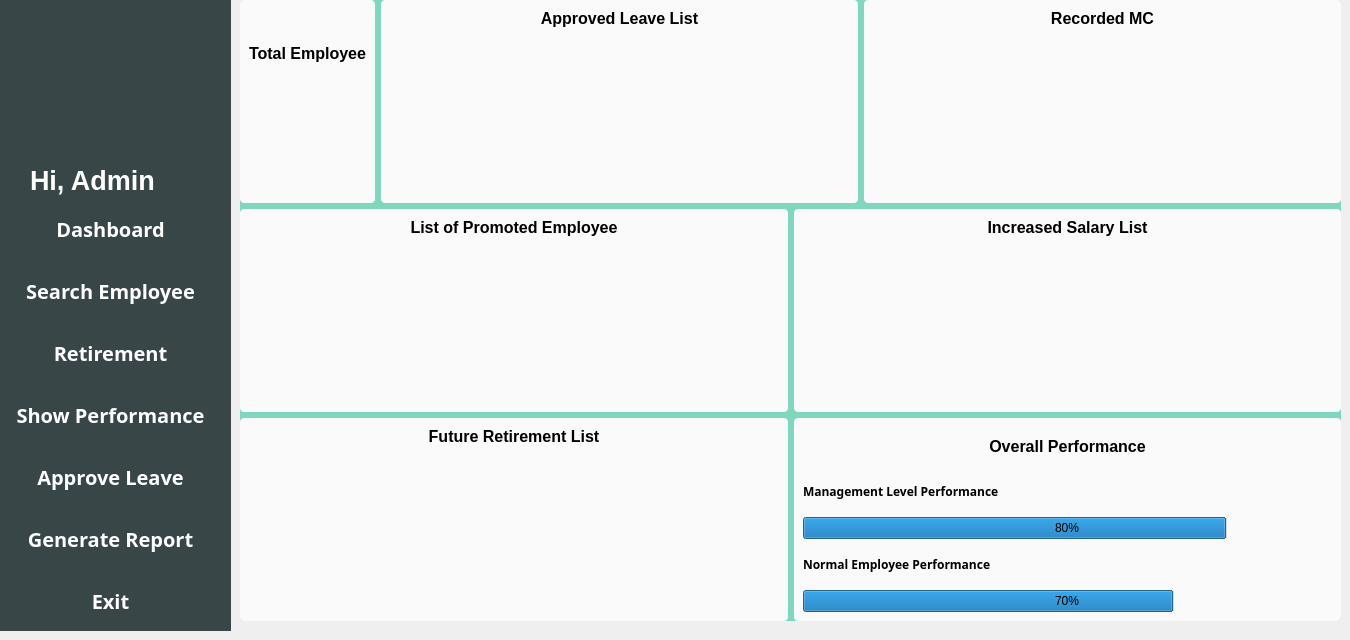
    <widget class="QWidget" name="dashboard">
     <widget class="QWidget" name="widget_2" native="true">
      <property name="geometry">
       <rect>
        <x>-10</x>
        <y>200</y>
        <width>241</width>
        <height>431</height>
       </rect>
      </property>
      <property name="styleSheet">
       <string notr="true">background-color: #394648;
</string>
      </property>
      <layout class="QVBoxLayout" name="verticalLayout_2">
       <item>
        <layout class="QVBoxLayout" name="verticalLayout">
         <item>
          <widget class="QPushButton" name="pushButton">
           <property name="font">
            <font>
             <family>Segoe UI Semibold</family>
             <pointsize>-1</pointsize>
             <weight>75</weight>
             <bold>true</bold>
             <underline>false</underline>
             <strikeout>false</strikeout>
            </font>
           </property>
           <property name="styleSheet">
            <string notr="true">background-color: #394648; /* Green */
  width: 100%;
  border: none;
  color: white;
  padding: 10px;
  text-align: center;
  text-decoration: none;
  font-size: 20px;
  margin: 4px 2px;
	border-radius: 4px;</string>
           </property>
           <property name="text">
            <string>Dashboard</string>
           </property>
          </widget>
         </item>
         <item>
          <widget class="QPushButton" name="searchButton">
           <property name="font">
            <font>
             <family>Segoe UI Semibold</family>
             <pointsize>-1</pointsize>
             <weight>75</weight>
             <bold>true</bold>
             <underline>false</underline>
             <strikeout>false</strikeout>
            </font>
           </property>
           <property name="styleSheet">
            <string notr="true">background-color: #394648; /* Green */
  width: 100%;
  border: none;
  color: white;
  padding: 10px;
  text-align: center;
  text-decoration: none;
  font-size: 20px;
  margin: 4px 2px;
	border-radius: 4px;</string>
           </property>
           <property name="text">
            <string>Search Employee</string>
           </property>
          </widget>
         </item>
         <item>
          <widget class="QPushButton" name="pushButton_3">
           <property name="font">
            <font>
             <family>Segoe UI Semibold</family>
             <pointsize>-1</pointsize>
             <weight>75</weight>
             <bold>true</bold>
             <underline>false</underline>
             <strikeout>false</strikeout>
            </font>
           </property>
           <property name="styleSheet">
            <string notr="true">background-color: #394648; /* Green */
  width: 100%;
  border: none;
  color: white;
  padding: 10px;
  text-align: center;
  text-decoration: none;
  font-size: 20px;
  margin: 4px 2px;
	border-radius: 4px;</string>
           </property>
           <property name="text">
            <string>Retirement</string>
           </property>
          </widget>
         </item>
         <item>
          <widget class="QPushButton" name="btnSHowPerformance">
           <property name="font">
            <font>
             <family>Segoe UI Semibold</family>
             <pointsize>-1</pointsize>
             <weight>75</weight>
             <bold>true</bold>
             <underline>false</underline>
             <strikeout>false</strikeout>
            </font>
           </property>
           <property name="styleSheet">
            <string notr="true">background-color: #394648; /* Green */
  width: 100%;
  border: none;
  color: white;
  padding: 10px;
  text-align: center;
  text-decoration: none;
  font-size: 20px;
  margin: 4px 2px;
	border-radius: 4px;</string>
           </property>
           <property name="text">
            <string>Show Performance</string>
           </property>
          </widget>
         </item>
         <item>
          <widget class="QPushButton" name="approveLeaveButton">
           <property name="font">
            <font>
             <family>Segoe UI Semibold</family>
             <pointsize>-1</pointsize>
             <weight>75</weight>
             <bold>true</bold>
             <underline>false</underline>
             <strikeout>false</strikeout>
            </font>
           </property>
           <property name="styleSheet">
            <string notr="true">background-color: #394648; /* Green */
  width: 100%;
  border: none;
  color: white;
  padding: 10px;
  text-align: center;
  text-decoration: none;
  font-size: 20px;
  margin: 4px 2px;
	border-radius: 4px;</string>
           </property>
           <property name="text">
            <string>Approve Leave</string>
           </property>
          </widget>
         </item>
         <item>
          <widget class="QPushButton" name="generateReportButton">
           <property name="font">
            <font>
             <family>Segoe UI Semibold</family>
             <pointsize>-1</pointsize>
             <weight>75</weight>
             <bold>true</bold>
             <underline>false</underline>
             <strikeout>false</strikeout>
            </font>
           </property>
           <property name="styleSheet">
            <string notr="true">background-color: #394648; /* Green */
  width: 100%;
  border: none;
  color: white;
  padding: 10px;
  text-align: center;
  text-decoration: none;
  font-size: 20px;
  margin: 4px 2px;
	border-radius: 4px;</string>
           </property>
           <property name="text">
            <string>Generate Report</string>
           </property>
          </widget>
         </item>
         <item>
          <widget class="QPushButton" name="ExitButton">
           <property name="font">
            <font>
             <family>Segoe UI Semibold</family>
             <pointsize>-1</pointsize>
             <weight>75</weight>
             <bold>true</bold>
             <underline>false</underline>
             <strikeout>false</strikeout>
            </font>
           </property>
           <property name="styleSheet">
            <string notr="true">background-color: #394648; /* Green */
  width: 100%;
  border: none;
  color: white;
  padding: 10px;
  text-align: center;
  text-decoration: none;
  font-size: 20px;
  margin: 4px 2px;
	border-radius: 4px;</string>
           </property>
           <property name="text">
            <string>Exit</string>
           </property>
          </widget>
         </item>
        </layout>
       </item>
      </layout>
     </widget>
     <widget class="QWidget" name="widget" native="true">
      <property name="geometry">
       <rect>
        <x>-10</x>
        <y>-10</y>
        <width>241</width>
        <height>211</height>
       </rect>
      </property>
      <property name="font">
       <font>
        <family>Comic Sans MS</family>
        <pointsize>10</pointsize>
        <weight>75</weight>
        <bold>true</bold>
       </font>
      </property>
      <property name="styleSheet">
       <string notr="true">background-color: #394648;</string>
      </property>
      <widget class="QLabel" name="label">
       <property name="geometry">
        <rect>
         <x>40</x>
         <y>160</y>
         <width>171</width>
         <height>61</height>
        </rect>
       </property>
       <property name="font">
        <font>
         <family>Segoe UI</family>
         <pointsize>20</pointsize>
         <weight>75</weight>
         <bold>true</bold>
        </font>
       </property>
       <property name="styleSheet">
        <string notr="true">color: white;</string>
       </property>
       <property name="text">
        <string>Hi, Admin</string>
       </property>
      </widget>
      <widget class="QLabel" name="imageAdmin">
       <property name="geometry">
        <rect>
         <x>60</x>
         <y>40</y>
         <width>171</width>
         <height>121</height>
        </rect>
       </property>
       <property name="font">
        <font>
         <family>Segoe UI</family>
         <pointsize>20</pointsize>
         <weight>75</weight>
         <bold>true</bold>
        </font>
       </property>
       <property name="styleSheet">
        <string notr="true">color: white;</string>
       </property>
       <property name="text">
        <string/>
       </property>
      </widget>
     </widget>
     <widget class="QWidget" name="widget_3" native="true">
      <property name="geometry">
       <rect>
        <x>240</x>
        <y>0</y>
        <width>1101</width>
        <height>621</height>
       </rect>
      </property>
      <property name="styleSheet">
       <string notr="true">background-color: #7fd8be;
border-radius: 4px</string>
      </property>
      <layout class="QHBoxLayout" name="horizontalLayout_4">
       <item>
        <layout class="QVBoxLayout" name="verticalLayout_3">
         <item>
          <layout class="QHBoxLayout" name="horizontalLayout">
           <item>
            <widget class="QWidget" name="widget_4" native="true">
             <property name="styleSheet">
              <string notr="true">background-color:rgb(250,250,250);</string>
             </property>
             <layout class="QGridLayout" name="gridLayout_2">
              <item row="0" column="0">
               <widget class="QLabel" name="label_2">
                <property name="font">
                 <font>
                  <family>Segoe UI</family>
                  <pointsize>12</pointsize>
                  <weight>75</weight>
                  <bold>true</bold>
                 </font>
                </property>
                <property name="text">
                 <string>&lt;html&gt;&lt;head/&gt;&lt;body&gt;&lt;p align=&quot;center&quot;&gt;&lt;span style=&quot; font-weight:600;&quot;&gt;Total Employee&lt;/span&gt;&lt;/p&gt;&lt;/body&gt;&lt;/html&gt;</string>
                </property>
               </widget>
              </item>
              <item row="1" column="0">
               <widget class="QLabel" name="numberOfEmploye">
                <property name="font">
                 <font>
                  <family>Segoe UI Semibold</family>
                  <pointsize>9</pointsize>
                  <weight>75</weight>
                  <bold>true</bold>
                 </font>
                </property>
                <property name="text">
                 <string>&lt;html&gt;&lt;head/&gt;&lt;body&gt;&lt;p align=&quot;center&quot;&gt;&lt;br/&gt;&lt;/p&gt;&lt;/body&gt;&lt;/html&gt;</string>
                </property>
               </widget>
              </item>
             </layout>
            </widget>
           </item>
           <item>
            <widget class="QWidget" name="widget_5" native="true">
             <property name="styleSheet">
              <string notr="true">background-color:rgb(250,250,250);</string>
             </property>
             <layout class="QGridLayout" name="gridLayout_3">
              <item row="1" column="0">
               <widget class="QListWidget" name="listWidget_approve">
                <property name="font">
                 <font>
                  <family>Segoe UI Semibold</family>
                  <pointsize>9</pointsize>
                  <weight>75</weight>
                  <bold>true</bold>
                 </font>
                </property>
               </widget>
              </item>
              <item row="0" column="0">
               <widget class="QLabel" name="label_4">
                <property name="font">
                 <font>
                  <family>Segoe UI</family>
                  <pointsize>12</pointsize>
                  <weight>75</weight>
                  <bold>true</bold>
                 </font>
                </property>
                <property name="text">
                 <string>&lt;html&gt;&lt;head/&gt;&lt;body&gt;&lt;p align=&quot;center&quot;&gt;&lt;span style=&quot; font-weight:600;&quot;&gt;Approved Leave List&lt;/span&gt;&lt;/p&gt;&lt;/body&gt;&lt;/html&gt;</string>
                </property>
               </widget>
              </item>
             </layout>
            </widget>
           </item>
           <item>
            <widget class="QWidget" name="widget_6" native="true">
             <property name="styleSheet">
              <string notr="true">background-color:rgb(250,250,250);</string>
             </property>
             <layout class="QGridLayout" name="gridLayout_4">
              <item row="0" column="0">
               <widget class="QLabel" name="label_5">
                <property name="font">
                 <font>
                  <family>Segoe UI</family>
                  <pointsize>12</pointsize>
                  <weight>75</weight>
                  <bold>true</bold>
                 </font>
                </property>
                <property name="text">
                 <string>&lt;html&gt;&lt;head/&gt;&lt;body&gt;&lt;p align=&quot;center&quot;&gt;&lt;span style=&quot; font-weight:600;&quot;&gt;Recorded MC&lt;/span&gt;&lt;/p&gt;&lt;/body&gt;&lt;/html&gt;</string>
                </property>
               </widget>
              </item>
              <item row="1" column="0">
               <widget class="QListWidget" name="listWidget_MC">
                <property name="font">
                 <font>
                  <family>Segoe UI Semibold</family>
                  <pointsize>9</pointsize>
                  <weight>75</weight>
                  <bold>true</bold>
                 </font>
                </property>
               </widget>
              </item>
             </layout>
            </widget>
           </item>
          </layout>
         </item>
         <item>
          <layout class="QHBoxLayout" name="horizontalLayout_2">
           <item>
            <widget class="QWidget" name="widget_7" native="true">
             <property name="styleSheet">
              <string notr="true">background-color:rgb(250,250,250);</string>
             </property>
             <layout class="QGridLayout" name="gridLayout_5">
              <item row="0" column="0">
               <widget class="QLabel" name="label_6">
                <property name="font">
                 <font>
                  <family>Segoe UI</family>
                  <pointsize>12</pointsize>
                  <weight>75</weight>
                  <bold>true</bold>
                 </font>
                </property>
                <property name="text">
                 <string>&lt;html&gt;&lt;head/&gt;&lt;body&gt;&lt;p align=&quot;center&quot;&gt;&lt;span style=&quot; font-weight:600;&quot;&gt;List of Promoted Employee&lt;/span&gt;&lt;/p&gt;&lt;/body&gt;&lt;/html&gt;</string>
                </property>
               </widget>
              </item>
              <item row="1" column="0">
               <widget class="QListWidget" name="listWidget_promo">
                <property name="font">
                 <font>
                  <family>Segoe UI Semibold</family>
                  <pointsize>9</pointsize>
                  <weight>75</weight>
                  <bold>true</bold>
                 </font>
                </property>
               </widget>
              </item>
             </layout>
            </widget>
           </item>
           <item>
            <widget class="QWidget" name="widget_10" native="true">
             <property name="styleSheet">
              <string notr="true">background-color:rgb(250,250,250);</string>
             </property>
             <layout class="QGridLayout" name="gridLayout_7">
              <item row="0" column="0">
               <widget class="QLabel" name="label_9">
                <property name="font">
                 <font>
                  <family>Segoe UI</family>
                  <pointsize>12</pointsize>
                  <weight>75</weight>
                  <bold>true</bold>
                 </font>
                </property>
                <property name="text">
                 <string>&lt;html&gt;&lt;head/&gt;&lt;body&gt;&lt;p align=&quot;center&quot;&gt;&lt;span style=&quot; font-weight:600;&quot;&gt;Increased Salary List&lt;/span&gt;&lt;/p&gt;&lt;/body&gt;&lt;/html&gt;</string>
                </property>
               </widget>
              </item>
              <item row="1" column="0">
               <widget class="QListWidget" name="listWidget_salary">
                <property name="font">
                 <font>
                  <family>Segoe UI Semibold</family>
                  <pointsize>9</pointsize>
                  <weight>75</weight>
                  <bold>true</bold>
                 </font>
                </property>
               </widget>
              </item>
             </layout>
            </widget>
           </item>
          </layout>
         </item>
         <item>
          <layout class="QHBoxLayout" name="horizontalLayout_3">
           <item>
            <widget class="QWidget" name="widget_8" native="true">
             <property name="styleSheet">
              <string notr="true">background-color:rgb(250,250,250);</string>
             </property>
             <layout class="QGridLayout" name="gridLayout_6">
              <item row="0" column="0">
               <widget class="QLabel" name="label_7">
                <property name="font">
                 <font>
                  <family>Segoe UI</family>
                  <pointsize>12</pointsize>
                  <weight>75</weight>
                  <bold>true</bold>
                 </font>
                </property>
                <property name="text">
                 <string>&lt;html&gt;&lt;head/&gt;&lt;body&gt;&lt;p align=&quot;center&quot;&gt;Future Retirement List&lt;/p&gt;&lt;/body&gt;&lt;/html&gt;</string>
                </property>
               </widget>
              </item>
              <item row="1" column="0">
               <widget class="QListWidget" name="listWidget_retire">
                <property name="font">
                 <font>
                  <family>Segoe UI Semibold</family>
                  <pointsize>9</pointsize>
                  <weight>75</weight>
                  <bold>true</bold>
                 </font>
                </property>
               </widget>
              </item>
             </layout>
            </widget>
           </item>
           <item>
            <widget class="QWidget" name="widget_9" native="true">
             <property name="styleSheet">
              <string notr="true">background-color:rgb(250,250,250);</string>
             </property>
             <layout class="QGridLayout" name="gridLayout_8">
              <item row="6" column="0">
               <widget class="QProgressBar" name="progressBar_3">
                <property name="value">
                 <number>70</number>
                </property>
                <property name="alignment">
                 <set>Qt::AlignCenter</set>
                </property>
               </widget>
              </item>
              <item row="0" column="0">
               <widget class="QLabel" name="label_8">
                <property name="font">
                 <font>
                  <family>Segoe UI</family>
                  <pointsize>12</pointsize>
                  <weight>75</weight>
                  <bold>true</bold>
                 </font>
                </property>
                <property name="text">
                 <string>&lt;html&gt;&lt;head/&gt;&lt;body&gt;&lt;p align=&quot;center&quot;&gt;&lt;span style=&quot; font-weight:600;&quot;&gt;Overall Performance&lt;/span&gt;&lt;/p&gt;&lt;/body&gt;&lt;/html&gt;</string>
                </property>
               </widget>
              </item>
              <item row="3" column="0">
               <widget class="QProgressBar" name="progressBar_2">
                <property name="styleSheet">
                 <string notr="true"/>
                </property>
                <property name="value">
                 <number>80</number>
                </property>
                <property name="alignment">
                 <set>Qt::AlignCenter</set>
                </property>
               </widget>
              </item>
              <item row="2" column="0">
               <widget class="QLabel" name="label_18">
                <property name="font">
                 <font>
                  <family>Segoe UI Semibold</family>
                  <pointsize>9</pointsize>
                  <weight>75</weight>
                  <bold>true</bold>
                 </font>
                </property>
                <property name="text">
                 <string>&lt;html&gt;&lt;head/&gt;&lt;body&gt;&lt;p&gt;&lt;span style=&quot; font-size:9pt; font-weight:600;&quot;&gt;Management Level Performance&lt;/span&gt;&lt;/p&gt;&lt;/body&gt;&lt;/html&gt;</string>
                </property>
               </widget>
              </item>
              <item row="4" column="0">
               <widget class="QLabel" name="label_19">
                <property name="font">
                 <font>
                  <family>Segoe UI Semibold</family>
                  <pointsize>9</pointsize>
                  <weight>75</weight>
                  <bold>true</bold>
                 </font>
                </property>
                <property name="text">
                 <string>&lt;html&gt;&lt;head/&gt;&lt;body&gt;&lt;p&gt;&lt;span style=&quot; font-size:9pt; font-weight:600;&quot;&gt;Normal Employee Performance&lt;/span&gt;&lt;/p&gt;&lt;/body&gt;&lt;/html&gt;</string>
                </property>
               </widget>
              </item>
             </layout>
            </widget>
           </item>
          </layout>
         </item>
        </layout>
       </item>
      </layout>
     </widget>
    </widget>
